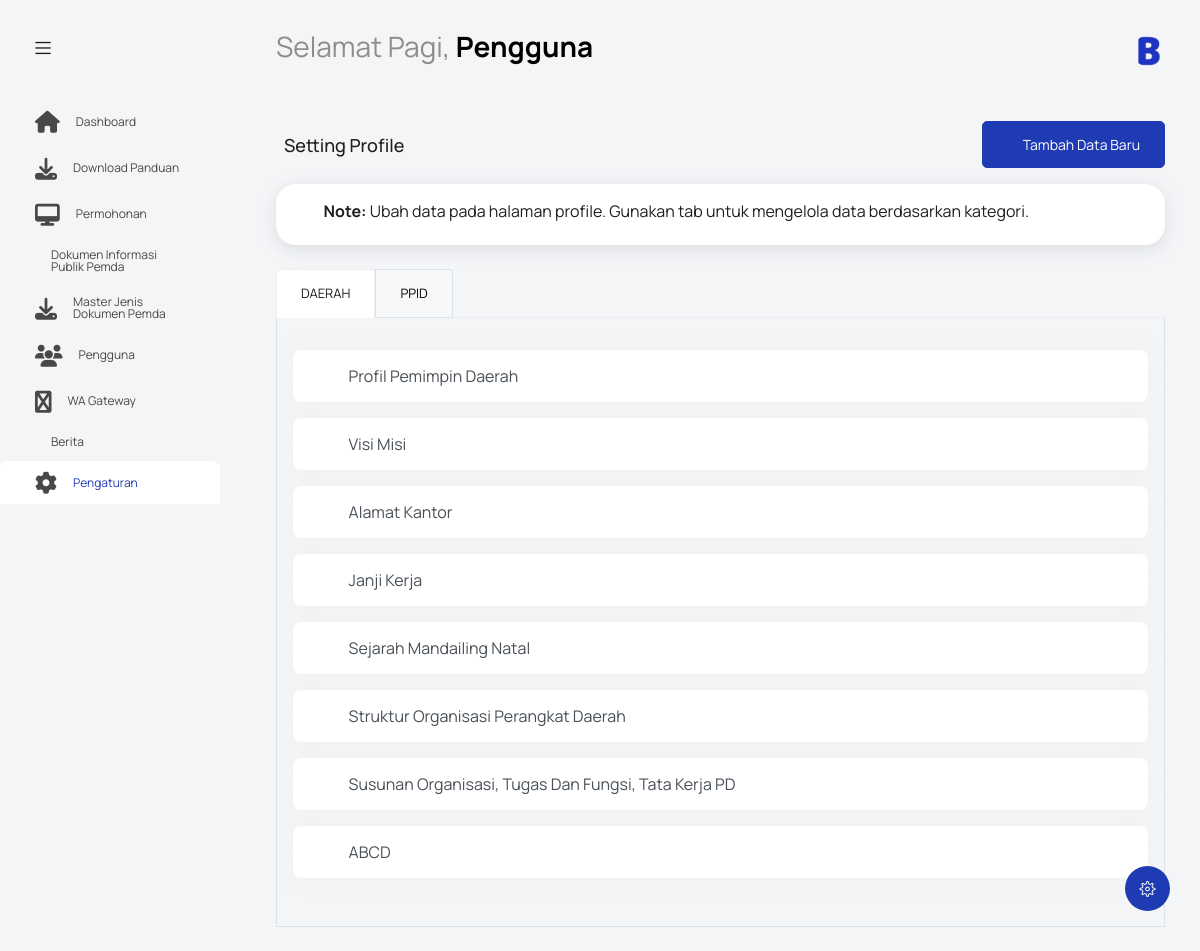
Before: /index.php?controller=profile&action=index (signed in) with the older database file.
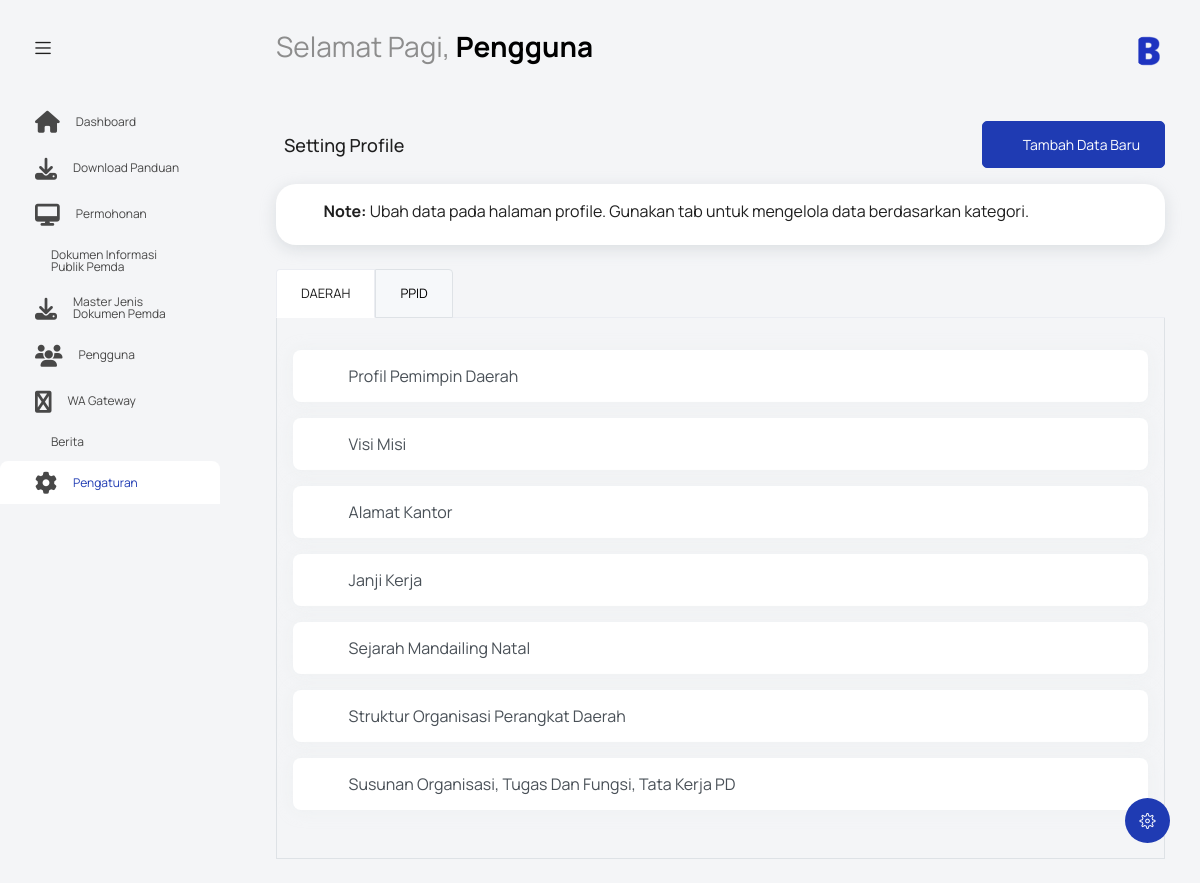
After: the same page with the newer database file.
### tables this page shows
CREATE TABLE `profile` (
  `id_profile` int NOT NULL,
  `nama_kategori` varchar(255) DEFAULT NULL,
  `keterangan` varchar(255) NOT NULL,
  `isi` text,
  `created_at` datetime DEFAULT CURRENT_TIMESTAMP,
  `updated_at` datetime DEFAULT CURRENT_TIMESTAMP ON UPDATE CURRENT_TIMESTAMP
);

### controllers/ProfileController.php (called while the page is built, shortened)
<?php
require_once 'models/ProfileModel.php';
class ProfileController {
    private $profileModel;
    public function __construct() {
        global $database;
        $db = $database->getConnection();
        $this->profileModel = new ProfileModel($db);
    }
    public function index() {
        $groupedProfiles = $this->profileModel->getGroupedProfiles();
        $data = [
            'groupedProfiles' => $groupedProfiles,
            'categories' => array_keys($groupedProfiles)
        ];
        include 'views/profile/index.php';
    }
}

### models/ProfileModel.php (called while the page is built, shortened)
<?php
class ProfileModel
{
    private $conn;
    private $table_name = "profile";
    public function __construct($db)
    {
        $this->conn = $db;
    }
    public function getGroupedProfiles()
    {
        $query = "SELECT * FROM " . $this->table_name . " ORDER BY nama_kategori ASC, id_profile ASC";
        $stmt = $this->conn->prepare($query);
        $stmt->execute();
        $profiles = $stmt->fetchAll(PDO::FETCH_ASSOC);
        $groupedProfiles = [];
        foreach ($profiles as $profile) {
            $category = $profile['nama_kategori'];
            if (!isset($groupedProfiles[$category])) {
                $groupedProfiles[$category] = [];
            }
            $groupedProfiles[$category][] = $profile;
        }
        return $groupedProfiles;
    }
}

### views/profile/index.php (the view, shortened to what the changed rows need)
<?php include('template/header.php'); ?>
<body class="with-welcome-text">
  <div class="container-scroller">
    <?php include 'template/navbar.php'; ?>
    <div class="container-fluid page-body-wrapper">
      <div class="main-panel">
        <div class="content-wrapper">
          <div class="row">
            <div class="col-sm-12">
              <ul class="nav nav-tabs" id="profileTabs" role="tablist">
                <?php foreach ($data['categories'] as $index => $category): ?>
                  <li class="nav-item" role="presentation">
                    <button
                      class="nav-link <?php echo $index === 0 ? 'active' : ''; ?>"
                      id="<?php echo strtolower(str_replace(' ', '-', $category)); ?>-tab"
                      data-bs-toggle="tab"
                      data-bs-target="#<?php echo strtolower(str_replace(' ', '-', $category)); ?>"
                      type="button"
                      role="tab"
                      aria-controls="<?php echo strtolower(str_replace(' ', '-', $category)); ?>"
                      aria-selected="<?php echo $index === 0 ? 'true' : 'false'; ?>">
                      <?php echo htmlspecialchars($category); ?>
                    </button>
                  </li>
                <?php endforeach; ?>
              </ul>
              <div class="tab-content" id="profileTabContent">
                <?php foreach ($data['categories'] as $index => $category): ?>
                  <div
                    class="tab-pane fade <?php echo $index === 0 ? 'show active' : ''; ?>"
                    id="<?php echo strtolower(str_replace(' ', '-', $category)); ?>"
                    role="tabpanel"
                    aria-labelledby="<?php echo strtolower(str_replace(' ', '-', $category)); ?>-tab">
                    <?php if (empty($data['groupedProfiles'][$category])): ?>
                      <div class="card">
                        <div class="card-body text-center py-5">
                          <i class="mdi mdi-information-outline" style="font-size: 48px; color: #ccc;"></i>
                          <p class="text-muted mt-2">Belum ada data dalam kategori ini.</p>
                        </div>
                      </div>
                    <?php else: ?>
                      <div class="accordion" id="profileAccordion_<?php echo strtolower(str_replace(' ', '-', $category)); ?>">
                        <?php foreach ($data['groupedProfiles'][$category] as $profile): ?>
                          <div class="card mb-3">
                            <div class="card-header p-0" id="heading_<?php echo $profile['id_profile']; ?>_<?php echo strtolower(str_replace(' ', '-', $category)); ?>">
                              <h2 class="mb-0">
                                <button
                                  class="btn btn-link btn-block text-left py-3 px-4 text-decoration-none collapsed"
                                  type="button"
                                  data-bs-toggle="collapse"
                                  data-bs-target="#collapse_<?php echo $profile['id_profile']; ?>_<?php echo strtolower(str_replace(' ', '-', $category)); ?>"
                                  aria-expanded="false"
                                  aria-controls="collapse_<?php echo $profile['id_profile']; ?>_<?php echo strtolower(str_replace(' ', '-', $category)); ?>"
                                  style="border: none; background: none; width: 100%;">
                                  <div class="d-flex justify-content-between align-items-center">
                                    <div class="d-flex align-items-center">
                                      <i class="mdi mdi-file-document-outline me-3 text-primary" style="font-size: 20px;"></i>
                                      <strong style="font-size: 16px; color: #495057;">
                                        <?php echo ucwords(str_replace('_', ' ', htmlspecialchars($profile['keterangan']))); ?>
                                      </strong>
                                    </div>
                                    <i class="mdi mdi-chevron-down text-muted"></i>
                                  </div>
                                </button>
                              </h2>
                            </div>
                          </div>
                        <?php endforeach; ?>
                      </div>
                    <?php endif; ?>
                  </div>
                <?php endforeach; ?>
              </div>
            </div>
          </div>
        </div>
      </div>
    </div>
  </div>
</body>
</html>

Changed rows visible on the page:
removed profile: keterangan "ABCD"
